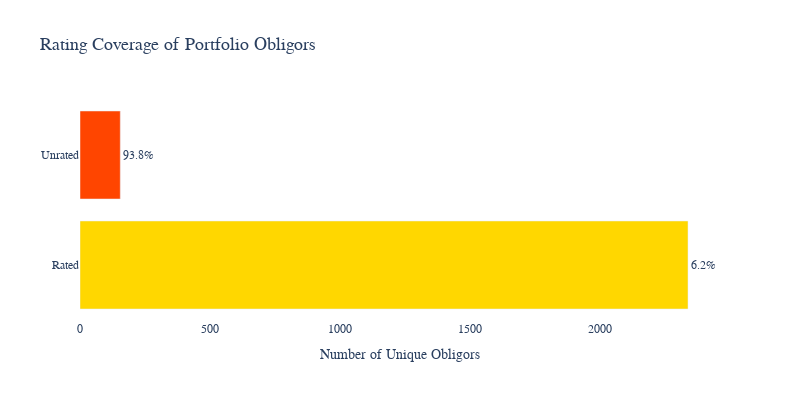

Here is the notebook cell this chart was saved with:
### Markdown cell above
### Question 3: What is the rating coverage of the portfolio?
##### Determine how many obligors have credit ratings versus those that are unrated.

### Code cell
import plotly.express as px

def analyze_rating_coverage_bar(portfolio_data):
    """
    Analyzes and plots rating coverage (Rated vs Unrated obligors) using a horizontal bar chart.
    
    Args:
        portfolio_data (pd.DataFrame): Must contain 'Rating' and 'Obligor' columns.
    """
    def is_rated(rating):
        if pd.isnull(rating):
            return False
        rating = rating.upper().strip()
        return rating not in ['NR', 'UR', '']

    # Flag each row as rated/unrated
    portfolio_data['Is_Rated'] = portfolio_data['Rating'].apply(is_rated)

    # Group by obligor — if any bond is rated, mark the obligor as rated
    obligor_rating_status = (
        portfolio_data.groupby('Obligor')['Is_Rated']
        .any()
        .reset_index()
    )

    # Label
    obligor_rating_status['Rating_Status'] = obligor_rating_status['Is_Rated'].map({True: 'Rated', False: 'Unrated'})

    # Count
    rating_coverage = obligor_rating_status['Rating_Status'].value_counts().reset_index()
    rating_coverage.columns = ['Rating_Status', 'Obligor_Count']
    total = rating_coverage['Obligor_Count'].sum()
    rating_coverage['Percentage'] = 100 * rating_coverage['Obligor_Count'] / total

    # Plot
    fig = px.bar(
        rating_coverage.sort_values('Obligor_Count', ascending=True),
        x='Obligor_Count',
        y='Rating_Status',
        orientation='h',
        color='Rating_Status',
        color_discrete_map={
            'Rated': '#FFD700',     # Green
            'Unrated': '#FF4500'    # Red
        },
        text=rating_coverage['Percentage'].map(lambda x: f"{x:.1f}%"),
        title='Rating Coverage of Portfolio Obligors'
    )
# '#FFD700', '#FFA500', '#FF4500'
    fig.update_traces(textposition='outside', textfont_size=12)
    fig.update_layout(
        xaxis_title='Number of Unique Obligors',
        yaxis_title='',
        width=800,
        height=400,
        showlegend=False,
        font=dict(family='Segoe UI', size=12),
        plot_bgcolor='white',
        title_font_size=18
    )

    fig.show()

analyze_rating_coverage_bar(portfolio_data)

### Figure 1 — Plotly figure (JSON) as saved in the notebook; plotly's stock layout.template omitted (floating-point values rounded to 4 significant figures)
{"data": [{"hovertemplate": "Rating_Status=%{y}<br>Obligor_Count=%{x}<br>text=%{text}<extra></extra>", "legendgroup": "Unrated", "marker": {"color": "#FF4500", "pattern": {"shape": ""}}, "name": "Unrated", "orientation": "h", "showlegend": true, "text": ["93.8%"], "textfont": {"size": 12}, "textposition": "outside", "type": "bar", "x": [155], "xaxis": "x", "y": ["Unrated"], "yaxis": "y"}, {"hovertemplate": "Rating_Status=%{y}<br>Obligor_Count=%{x}<br>text=%{text}<extra></extra>", "legendgroup": "Rated", "marker": {"color": "#FFD700", "pattern": {"shape": ""}}, "name": "Rated", "orientation": "h", "showlegend": true, "text": ["6.2%"], "textfont": {"size": 12}, "textposition": "outside", "type": "bar", "x": [2340], "xaxis": "x", "y": ["Rated"], "yaxis": "y"}], "layout": {"barmode": "relative", "font": {"family": "Segoe UI", "size": 12}, "height": 400, "legend": {"title": {"text": "Rating_Status"}, "tracegroupgap": 0}, "plot_bgcolor": "white", "showlegend": false, "title": {"font": {"size": 18}, "text": "Rating Coverage of Portfolio Obligors"}, "width": 800, "xaxis": {"anchor": "y", "autorange": true, "domain": [0, 1], "range": [0, 2463.0], "title": {"text": "Number of Unique Obligors"}, "type": "linear"}, "yaxis": {"anchor": "x", "autorange": true, "categoryarray": ["Rated", "Unrated"], "categoryorder": "array", "domain": [0, 1], "range": [-0.5, 1.5], "title": {"text": ""}, "type": "category"}}}
